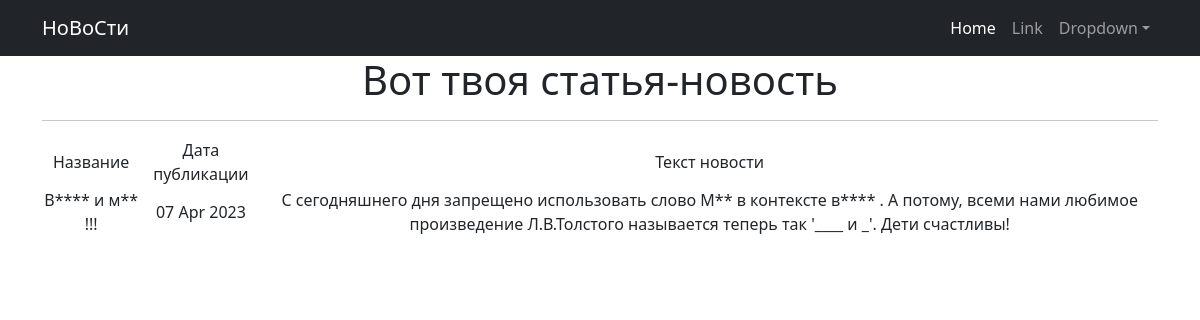
The page /post/2 on the database as committed earlier.
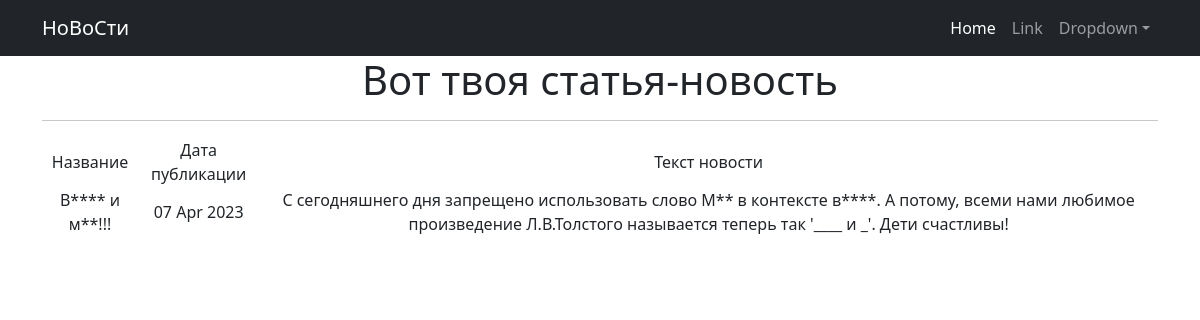
The same page on the database as committed later.
### news_app/models.py (models this page shows, shortened)
class Post(models.Model):
    NEWS = 'NW'
    ARTICLE = 'AR'
    N_or_A = [(NEWS, 'Новость'), (ARTICLE, 'Статья')]
    author = models.ForeignKey('Author', on_delete=models.CASCADE)
    news_or_article = models.CharField(max_length=2, choices=N_or_A, default=NEWS)
    date_in = models.DateTimeField(auto_now_add=True)
    post_category = models.ManyToManyField(Category, through='PostCategory')
    title = models.CharField(max_length=128)
    text = models.TextField(default="Текст отсутствует")
    post_rating = models.SmallIntegerField(default=0)
    class Meta: # меняем в админке названия моделей на удобоваримый
        verbose_name = 'Пост'
        verbose_name_plural = 'Пост-ы'

### news_app/views.py (the view)
# urls.py: path('<int:pk>', NewsDetail.as_view(), name='news_detail'),
class NewsDetail(DetailView):
    model = Post
    template_name = 'new.html'
    context_object_name = 'new'

### news_app/templatetags/custom_filters.py (called while the page is built)
@register.filter()
def censor(text):
    text_list = text.split()
    censored_text_list = []
    for word in text_list:
        clean_word = ''.join(s for s in word if s not in string.punctuation)
        if clean_word.lower() in bad_words:
            censored_word = clean_word[0] + (len(clean_word) - 1) * '*'
            censored_text_list.append(word.replace(clean_word, censored_word))
        else:
            censored_text_list.append(word)
    return ' '.join(censored_text_list)

### templates/new.html (shortened to what this page needs)
<!DOCTYPE html>
{% extends 'flatpages/default.html' %}
{% load custom_filters %}
{% block content %}
   <h1>Вот твоя статья-новость</h1>
    <hr>
   {% if new %}
       <table>
           <tr>
               <td>Название</td>
               <td>Дата публикации</td>
               <td>Текст новости</td>
           </tr>
           <tr>
               <td>{{ new.title|censor }}</td>
               <td>{{ new.date_in|date:'d M Y' }}</td>
               <td>{{ new.text|censor }}</td>
           </tr>
       </table>
   {% else %}
       <h2>Новости нет!</h2>
   {% endif %}
{% endblock content %}

Rows that differ between the two databases and show on the page:
changed Post: title|censor "В**** и м** !!!" → "В**** и м**!!!"; text|censor "…слово М** в контексте в**** . А потому, всеми нами…" → "…слово М** в контексте в****. А потому, всеми нами…"
